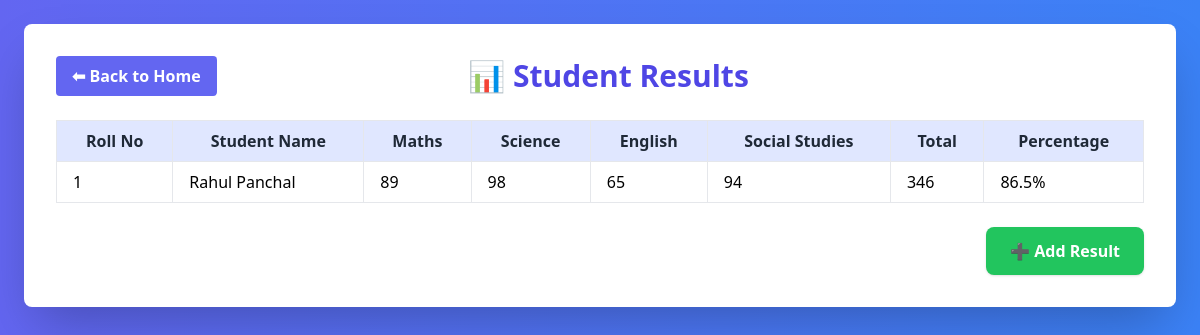
Page /result/ on the committed database.
### results/models.py (models this page shows, shortened)
class Result(models.Model):
    RollNo = models.IntegerField(primary_key=True)
    student_name = models.CharField(max_length=100)
    marksofsub1 = models.IntegerField()
    marksofsub2 = models.IntegerField()
    marksofsub3 = models.IntegerField()
    marksofsub4 = models.IntegerField()
    @property
    def TotalMarks(self):
        return self.marksofsub1 + self.marksofsub2 + self.marksofsub3 + self.marksofsub4
    @property
    def Percentage(self):
        total_possible = 400  # or 100 per subject
        return round((self.TotalMarks / total_possible) * 100, 2)

### results/views.py (the view)
# urls.py: path('', views.result_view, name='result_view'),  # URL for the results view
def result_view(request):
    StudentResult = Result.objects.all()
    return render(request, 'result.html', {'StudentResult': StudentResult})

### templates/result.html (shortened to what this page needs)
{% load static %}
<!DOCTYPE html>
<html lang="en">
<head>
  <script src="https://cdn.tailwindcss.com"></script>
  <link href="https://unpkg.com/aos@2.3.4/dist/aos.css" rel="stylesheet" />
</head>
<body class="text-white p-6">
  <div class="max-w-6xl mx-auto bg-white rounded-lg shadow-2xl p-8 text-black relative" data-aos="fade-up">
    <div class="flex justify-between items-center mb-6">
      <a href="{% url 'home' %}" class="bg-indigo-500 text-white font-semibold py-2 px-4 rounded hover:bg-indigo-600 transition duration-300">
        ⬅ Back to Home
      </a>
      <h1 class="text-3xl font-bold text-center text-indigo-600 flex-grow">📊 Student Results</h1>
    </div>
    <div class="overflow-auto mt-4">
      <table class="min-w-full table-auto border-collapse text-sm sm:text-base">
        <thead class="bg-indigo-100 text-gray-800 font-semibold">
          <tr>
            <th class="px-4 py-2 border">Roll No</th>
            <th class="px-4 py-2 border">Student Name</th>
            <th class="px-4 py-2 border">Maths</th>
            <th class="px-4 py-2 border">Science</th>
            <th class="px-4 py-2 border">English</th>
            <th class="px-4 py-2 border">Social Studies</th>
            <th class="px-4 py-2 border">Total</th>
            <th class="px-4 py-2 border">Percentage</th>
          </tr>
        </thead>
        <tbody>
          {% for student in StudentResult %}
          <tr onclick="window.location.href='{% url 'result_detail' student.RollNo %}'" class="cursor-pointer hover:bg-indigo-200 transition duration-150">
            <td class="px-4 py-2 border">{{ student.RollNo }}</td>
            <td class="px-4 py-2 border">{{ student.student_name }}</td>
            <td class="px-4 py-2 border">{{ student.marksofsub1 }}</td>
            <td class="px-4 py-2 border">{{ student.marksofsub2 }}</td>
            <td class="px-4 py-2 border">{{ student.marksofsub3 }}</td>
            <td class="px-4 py-2 border">{{ student.marksofsub4 }}</td>
            <td class="px-4 py-2 border">{{ student.TotalMarks }}</td>
            <td class="px-4 py-2 border">{{ student.Percentage }}%</td>
          </tr>
          {% empty %}
          <tr>
            <td colspan="8" class="text-center py-4 text-gray-500">No results available.</td>
          </tr>
          {% endfor %}
        </tbody>
      </table>
    </div>
    <div class="flex justify-end mt-6">
      <a href="{% url 'add_result' %}" class="bg-green-500 text-white font-semibold py-3 px-6 rounded-lg shadow hover:bg-green-600 transition duration-300">
        ➕ Add Result
      </a>
    </div>
  </div>
</body>
</html>

### templates/result.html (style rules this page uses)
body { background: linear-gradient(to right, #6366f1, #3b82f6); font-family: 'Segoe UI', sans-serif; }

### rows in the picture
Result: RollNo "1", student_name "Rahul Panchal", marksofsub1 "89", marksofsub2 "98", marksofsub3 "65", marksofsub4 "94", TotalMarks "346", Percentage "86.5"
